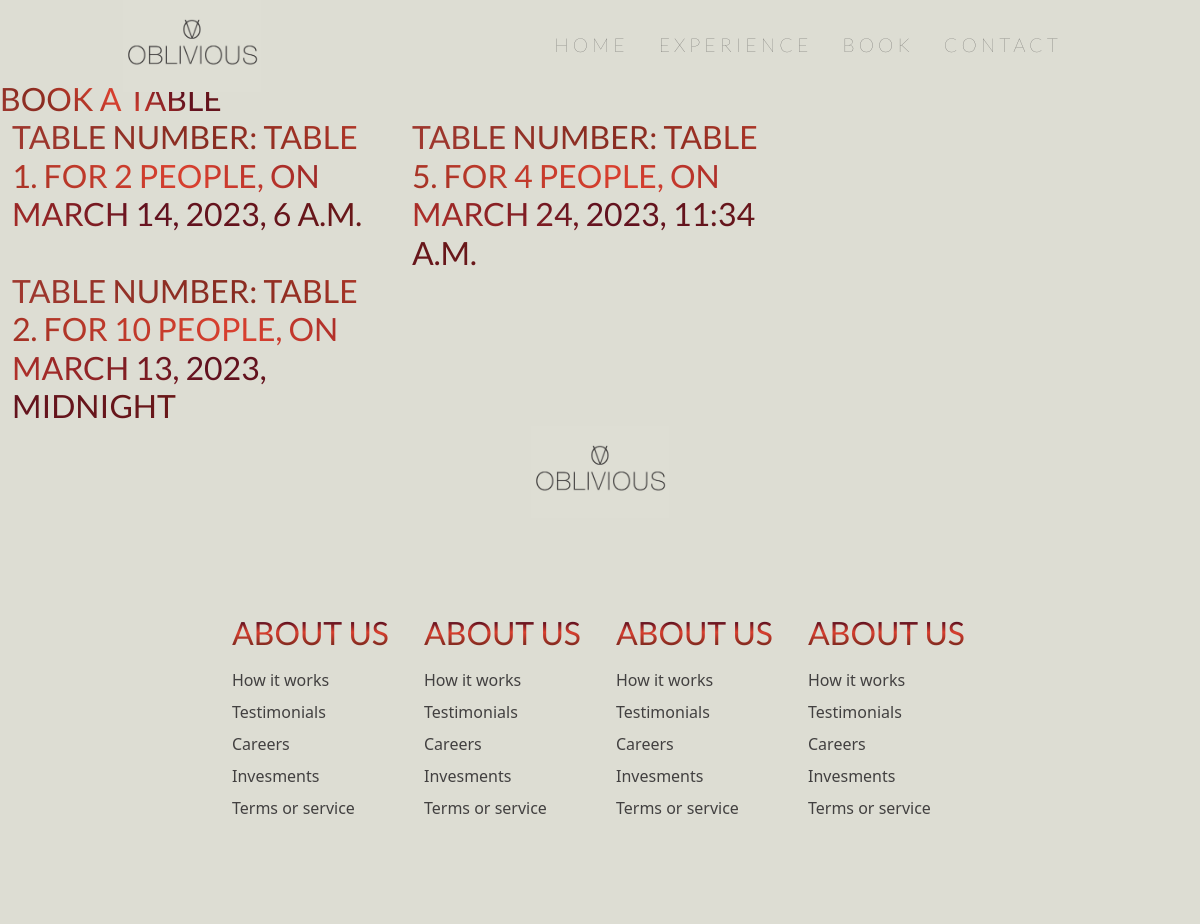
Page /book.html on the earlier database version.
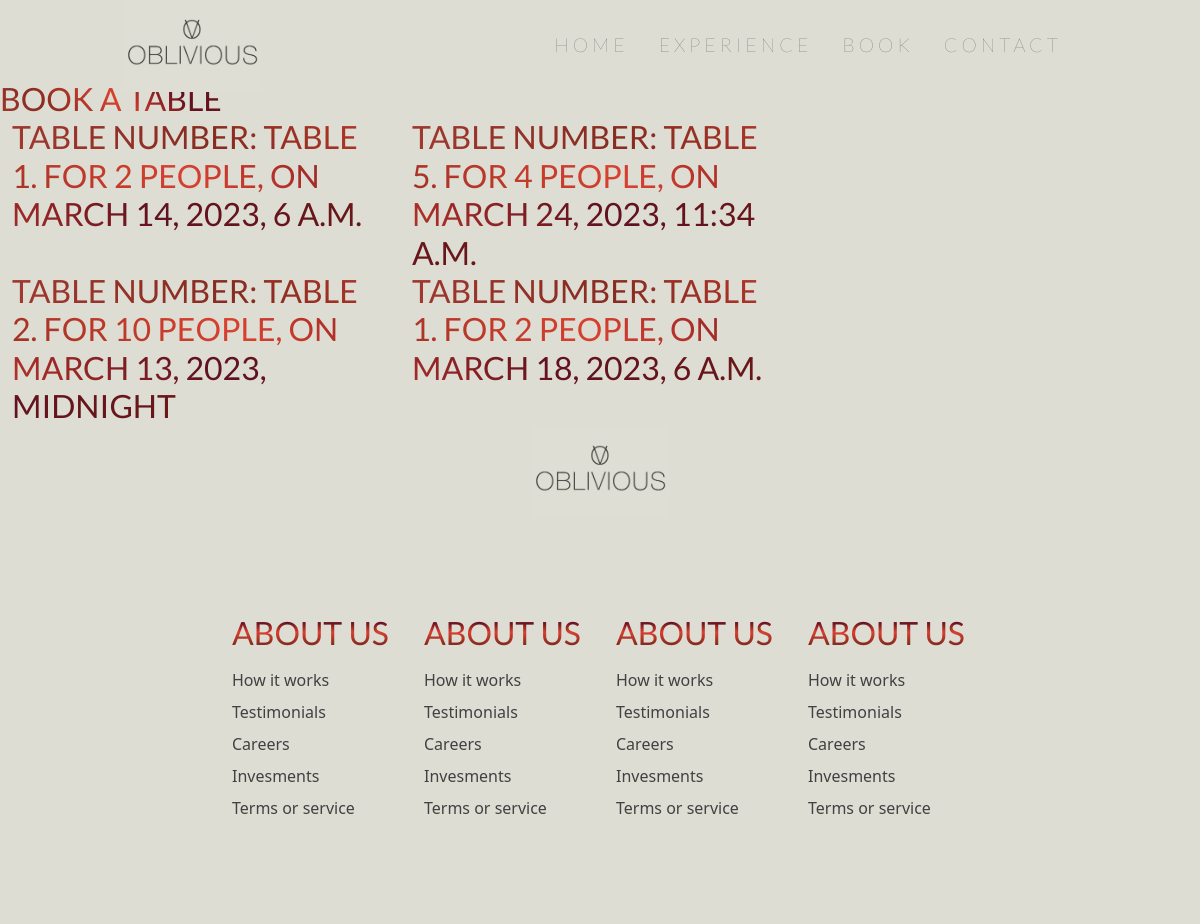
Same page on the later database version.
### booking/models.py (models this page shows)
class Booking(models.Model):
    user = models.ForeignKey(settings. AUTH_USER_MODEL, on_delete=models.CASCADE, null=False, blank=False,)
    table = models.ForeignKey(Table, on_delete=models.CASCADE)
    arrival_time = models.DateTimeField()
    departure_time = models.TimeField()
    def __str__(self):
        return f'{self.user} has booked {self.table} on {self.arrival_time}'

class Table(models.Model):
    TABLE_CATEGORIES = (
        ('TWO', 'TWO'),
        ('THREE', 'THREE'),
        ('FOUR', 'FOUR'),
        ('FIVE', 'FIVE'),
        ('GROUP', 'GROUP')
    )
    table_number = models.IntegerField()
    categotie = models.CharField(max_length=20, choices=TABLE_CATEGORIES)
    guests = models.IntegerField()
    def __str__(self):
        return f'table {self.table_number}. For {self.guests} people'

### booking/views.py (the view)
# urls.py: path('book.html', book, name='book_page'),
def book(request):
    submit_booking = Booking.objects.all()
    context = {
        'submit_booking': submit_booking
    }
    print(submit_booking)
    return render(request, "booking/book.html", context)

### booking/templates/booking/book.html (shortened to what this page needs)
<!DOCTYPE html>
<html lang="en">
{% load static %}
<head>
    <link rel="stylesheet" href="{% static 'css/main.css' %}">
    <link rel="stylesheet" href="{% static 'css/colors.css' %}">
    <link rel="stylesheet" href="{% static 'css/book.css' %}">
    <link href="https://cdn.jsdelivr.net/npm/bootstrap@5.3.0-alpha1/dist/css/bootstrap.min.css" rel="stylesheet">
</head>
<body>
    <div class="wrapper">
        <nav class="nav-bar">
            <div class="logo">
                 <img src="{% static 'images/oblivious-logo.jpg' %}" alt="image" class="logo-img" style="width: 138px;">
            </div>
                    <ul class="nav-items">
                        <li><a href="main.html">home</a></li>
                        <li><a href="experience.html">experience</a></li>
                        <li><a href="book.html">book</a></li>
                        <li><a href="contact.html">contact</a></li>
                    </ul>
        </nav>
    </div>
    {% block content %}
    <div class="booking-tittle">
        <h2 class="tittle">
            Book a table
        </h2>
        <div class="container-fluid">
            <div class="row">
                <div class="col-md-8">
                    <div class="row">
                        {% for Booking in submit_booking %}
                        <div class="col-md-6">
                        <h2>
                         Table number: {{ Booking.table }}, on {{ Booking.arrival_time }}
                        </h2>
                    </div>
                        {% endfor %}
                    </div>
                </div>
            </div>
        </div>
    </div>
       {% endblock %}
    <footer>
        <div class="logo-footer">
            <img src="{% static 'images/oblivious-logo.jpg' %}" alt="image" class="logo-img" style="width: 138px;">
       </div>
        <div class="footer__container">
            <div class="footer__links">
                <div class="footer__link-wrap">
                    <div class="footer__items">
                        <h2>About us</h2>
                        <a href="/">How it works</a>
                        <a href="/">Testimonials</a>
                        <a href="/">Careers</a>
                        <a href="/">Invesments</a>
                        <a href="/">Terms or service</a>
                    </div>
                    <div class="footer__items">
                        <h2>About us</h2>
                        <a href="/">How it works</a>
                        <a href="/">Testimonials</a>
                        <a href="/">Careers</a>
                        <a href="/">Invesments</a>
                        <a href="/">Terms or service</a>
                    </div>
                </div>
                <div class="footer__link-wrap">
                    <div class="footer__items">
                        <h2>About us</h2>
                        <a href="/">How it works</a>
                        <a href="/">Testimonials</a>
                        <a href="/">Careers</a>
                        <a href="/">Invesments</a>
                        <a href="/">Terms or service</a>
                    </div>
                    <div class="footer__items">
                        <h2>About us</h2>
                        <a href="/">How it works</a>
                        <a href="/">Testimonials</a>
                        <a href="/">Careers</a>
                        <a href="/">Invesments</a>
                        <a href="/">Terms or service</a>
                    </div>
                </div>
            </div>
        </div>
    </footer>
</body>
</html>

Differences in the rows shown:
added Booking: table "TABLE 1. FOR 2 PEOPLE", arrival_time "MARCH 18, 2023, 6 A.M."
